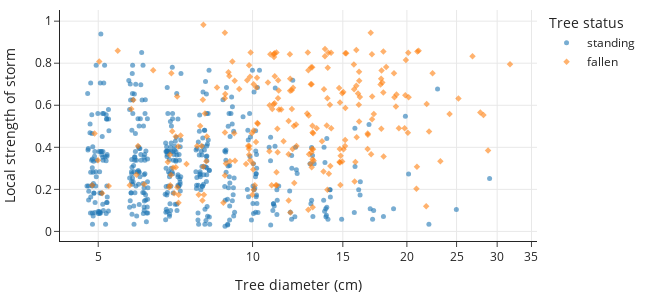

Notebook source saved alongside this figure:
### Code cell
fig = px.scatter(
    trees, x=jitter(trees["diameter"], amt=0.5), y="storm",
    color="status", symbol="status",
    log_x=True, width=650, height=300,
)

fig.update_traces(marker=dict(opacity=0.6, size=5))

fig.update_layout(
    xaxis_title="Tree diameter (cm)",
    yaxis_title="Local strength of storm",
    legend_title="Tree status",
)

fig

### Figure 1 — Plotly figure (JSON) as saved in the notebook; plotly's stock layout.template omitted (floating-point values rounded to 4 significant figures; data arrays with more than 128 entries replaced by an {"elided": "..."} marker saying what was removed)
{"data": [{"hovertemplate": "status=standing<br>x=%{x}<br>storm=%{y}<extra></extra>", "legendgroup": "standing", "marker": {"color": "#1F77B4", "opacity": 0.6, "size": 5, "symbol": "circle"}, "mode": "markers", "name": "standing", "orientation": "v", "showlegend": true, "type": "scatter", "x": {"elided": "426 float values"}, "xaxis": "x", "y": {"elided": "426 float values"}, "yaxis": "y"}, {"hovertemplate": "status=fallen<br>x=%{x}<br>storm=%{y}<extra></extra>", "legendgroup": "fallen", "marker": {"color": "#FF7F0E", "opacity": 0.6, "size": 5, "symbol": "diamond"}, "mode": "markers", "name": "fallen", "orientation": "v", "showlegend": true, "type": "scatter", "x": {"elided": "233 float values"}, "xaxis": "x", "y": {"elided": "233 float values"}, "yaxis": "y"}], "layout": {"height": 300, "legend": {"title": {"text": "Tree status"}, "tracegroupgap": 0}, "width": 650, "xaxis": {"anchor": "y", "autorange": true, "domain": [0, 1], "range": [0.6244, 1.555], "title": {"text": "Tree diameter (cm)"}, "type": "log"}, "yaxis": {"anchor": "x", "autorange": true, "domain": [0, 1], "range": [-0.04558, 1.053], "title": {"text": "Local strength of storm"}, "type": "linear"}}}
